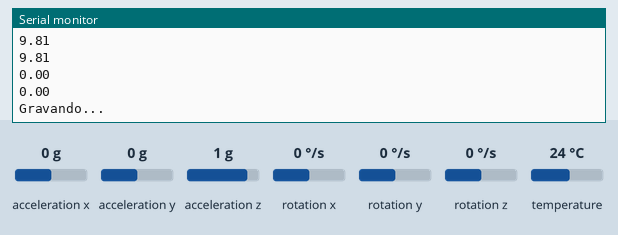
The sketch below on a simulated Arduino Uno, built with avr-gcc and run on an emulated ATmega328P. Parts: the last lines printed to the serial monitor. The test bench sets the inputs (shaded band); at power-on: acceleration x 0 g, acceleration y 0 g, acceleration z 1 g, rotation x 0 °/s, rotation y 0 °/s, rotation z 0 °/s, temperature 24 °C. Storage starts empty.

Above: at 3.8 s.
3.9 s: acceleration x set to -1.4 g
7.8 s: acceleration y set to -0.8 g
11.7 s: acceleration z set to 0.8 g
15.6 s: rotation x set to -192 °/s
At 19.2 s:
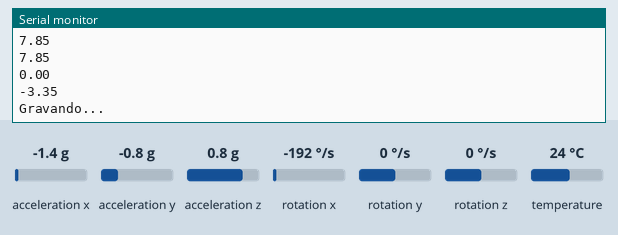
19.5 s: rotation y set to -100 °/s
At 22.4 s:
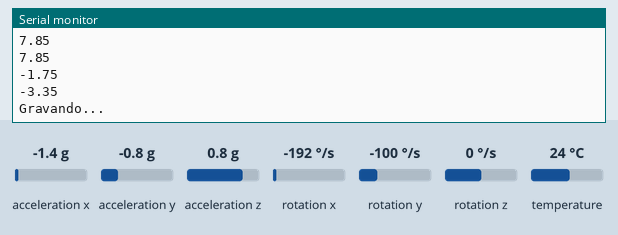
Timing chart, 0 to 23.9 s (numbered marks = the images above; inputs shaded):
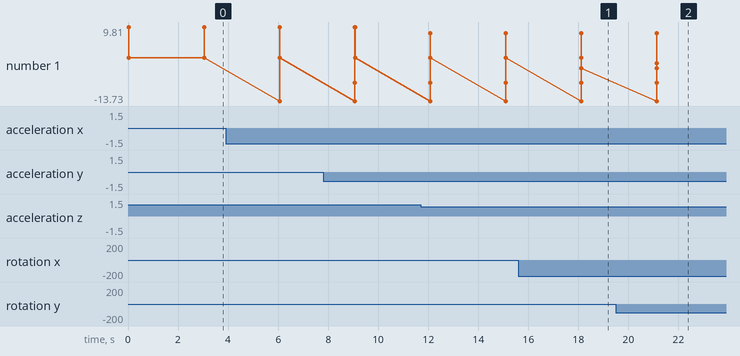

Measured:
- after the input at 15.6 s, the serial monitor: prints a new line after 2.5 s (image 1)
- after the input at 19.5 s, the serial monitor: prints a new line after 1.6 s (image 2)
- plotted number 1: 0 → -3.35 after the input at 15.6 s

The sketch:

teste0.ino
```cpp
#include <Arduino.h>
#include <Wire.h>
#include <SD.h>
#include <Adafruit_BMP280.h>
#include <Adafruit_MPU6050.h>
#include <Adafruit_Sensor.h>

#define BMP_ADRESS 0x76
#define MPU_ADRESS 0x68
#define CS_PIN 17

#define ENABLE_SERIAL_BEGIN true
#define ENABLE_SD true

int contador = 0;
Adafruit_BMP280 bmp;
File logfile;
Adafruit_MPU6050 mpu;

void writeSd(String text){
  logfile = SD.open("/meulog.txt", FILE_APPEND);
  if(logfile){
    logfile.println(text);
    Serial.println("Gravando...");
    logfile.close();
  }
}

void setup() {
  if(ENABLE_SERIAL_BEGIN) {
    Serial.begin(115200);
  }


  if(ENABLE_SD) {
    if(!SD.begin(CS_PIN)){
      Serial.println("SD not working ...");
      while(1);
    }
    Serial.println("MicroSD Conectado!");
  }


  if (!mpu.begin(MPU_ADRESS)) {
    Serial.println("Failed to find MPU6050 chip");
    while (1) {
      delay(10);
    }
  }
  Serial.println("MPU6050 Found!");

  mpu.setAccelerometerRange(MPU6050_RANGE_8_G);
  mpu.setGyroRange(MPU6050_RANGE_500_DEG);
  mpu.setFilterBandwidth(MPU6050_BAND_21_HZ);


  if(!bmp.begin(BMP_ADRESS)) {
    Serial.println("BMP not working ...");
    while(1);
  }
  Serial.println("BMP conectado!");

  bmp.setSampling(Adafruit_BMP280::MODE_NORMAL,
                  Adafruit_BMP280::SAMPLING_X2,
                  Adafruit_BMP280::SAMPLING_X16,
                  Adafruit_BMP280::FILTER_X16,
                  Adafruit_BMP280::STANDBY_MS_500);

}


void loop() {
  sensors_event_t a, g, temp;
  mpu.getEvent(&a, &g, &temp);
  Serial.println(a.acceleration.v[0]);
  Serial.println(a.acceleration.v[1]);
  Serial.println(a.acceleration.v[2]);
  Serial.println(a.acceleration.z);
  Serial.println(g.gyro.pitch);
  Serial.println(g.gyro.roll);


  if(ENABLE_SD) {
    writeSd("Alanzinho" + String(contador));
  }


  contador++;
  delay(3000);
}
```
